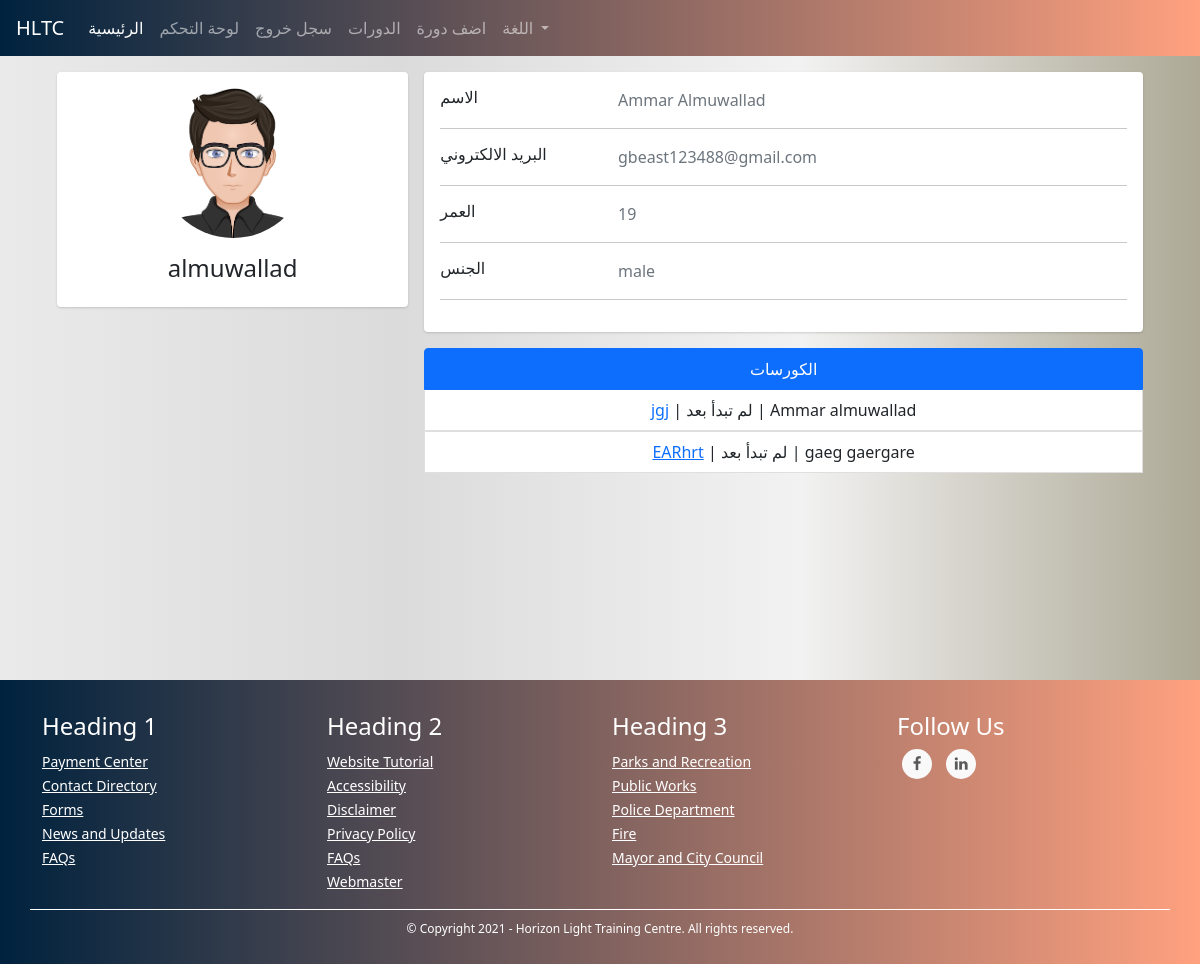
Screenshot of /admins/user/2 (signed in) with the database file from the repository.
### TUTOR/models.py (models this page shows, shortened)
class UserModel(db.Model, UserMixin):
    id = db.Column(db.Integer, primary_key=True)
    first_name = db.Column(db.String(128), nullable=False)
    last_name = db.Column(db.String(128), nullable=False)
    username = db.Column(db.String(20), unique=True, nullable=False)
    email = db.Column(db.String(256), unique=True, nullable=False)
    password = db.Column(db.String(255), nullable=False)
    user_type = db.Column(db.String(30), nullable=False)
    _gender = db.Column(db.Boolean, nullable=False, default=True)
    email_confirmation_code = db.Column(db.String(5), nullable=True)
    is_confirmed = db.Column(db.Boolean, nullable=False, default=False)
    creation_date = db.Column(db.DateTime, nullable=False, default=datetime.utcnow)
    admin_data_model = db.relationship('AdminDataModel', backref='user', uselist=False)
    tutor_data_model = db.relationship('TutorDataModel', backref='user', uselist=False)
    student_data_model = db.relationship('StudentDataModel', backref='user', uselist=False)
    @property
    def full_name(self):
        return self.first_name + " " + self.last_name
    @property
    def gender(self):
        return "male" if self._gender else "female"

class StudentDataModel(db.Model):
    id = db.Column(db.Integer, primary_key=True)
    date_of_birth = db.Column(db.DateTime, nullable=False)
    user_id = db.Column(db.Integer, db.ForeignKey('user_model.id'))
    courses = db.relationship('CourseModel', secondary=courses, lazy='subquery',
        backref=db.backref('students', lazy=True))
    @property
    def age(self):
        return int((datetime.date(datetime.utcnow()) - datetime.date(self.date_of_birth)).days / 365)

class CourseModel(db.Model):
    id = db.Column(db.Integer, primary_key=True)
    name = db.Column(db.String(130), nullable=False)
    description = db.Column(db.String(1000), nullable=False)
    subject = db.Column(db.String(), nullable=False)
    price = db.Column(db.Integer, nullable=False)
    min_students = db.Column(db.Integer, nullable=False)
    max_students = db.Column(db.Integer, nullable=False)
    currency = db.Column(db.String(3), nullable=False)
    began = db.Column(db.Boolean, nullable=False, default=False)
    ended = db.Column(db.Boolean, nullable=False, default=False)
    course_type = db.Column(db.Integer, nullable=False) # 1 for start when min number # 2 for start with min and date
    _period = db.Column(db.Integer, nullable=True) # days
    _start_date = db.Column(db.DateTime, nullable=True)
    _end_date = db.Column(db.DateTime, nullable=True)
    links = db.Column(db.String(), nullable=False) # {"zoom": "link", ....}
    weekly_time_table_json  = db.Column(db.String(1000), nullable=False) # {"saturday": {"from": ..., "to": ...}, ...}
    _state = db.Column(db.String(), nullable=False, default=json.dumps({"state_code": 1, "state_string": "لم تبدأ بعد", "allowed_actions": ["join", "view", "start", "cancel"]})) # {"state_code": 2, "state_string": "قائم", "allowed_actions": ["view", "end"]} {"state_code": 3, "state_string": "انتهى", "allowed_actions": ["delete"]} {"state_code": 4, "state_string": "ملغي", "allowed_actions": ["delete"]}
    number_of_students_paid = db.Column(db.Integer, nullable=False, default=0)
    have_sent_first_payment_emails = db.Column(db.Boolean, nullable=False, default=False)
    created_by_admin = db.Column(db.Boolean, nullable=False)
    creation_date = db.Column(db.DateTime, nullable=False, default=datetime.utcnow)
    payment_model = db.relationship('PaymentModel', backref='course', uselist=False)
    tutor_data_model_id = db.Column(db.Integer, db.ForeignKey('tutor_data_model.id'),
        nullable=False)
    @property
    def state(self): # hold the course's state for example (is it runnung or hasn't began yet...) this helps with determaning what to do with the couse next for example (if it's running we should look into if it should end)
        return json.loads(self._state)
    def start(self):
        self.began = True
        self._state = json.dumps({"state_code": 2, "state_string": "قائم", "allowed_actions": ["view", "end"]})
        if self.course_type == 1:
            now = datetime.date(datetime.utcnow())
            self._start_date = now
            self._end_date = now + timedelta(days=self.period)
        db.session.commit()
        for sdm in self.students: # the paymetn is when a student joins not when the course begins bcz the course wont begin if students didn't pay
            send_student_course_start_email(sdm.user, self)
        send_tutor_course_start_email(self.tutor.user, self)
        return True
    def end(self):
        self.ended = True
        self._state = json.dumps({"state_code": 3, "state_string": "انتهى", "allowed_actions": ["delete"]})
        db.session.commit()
        for sdm in self.students:
            send_student_course_ended_email(sdm.user, self)
        send_tutor_course_ended_email(self.tutor.user, self)
        return True
    def cancel(self):
        self._state = json.dumps({"state_code": 4, "state_string": "ملغي", "allowed_actions": ["delete"]})
        db.session.commit()
        self.payment_model.refund_all()
        for sdm in self.students:
            send_student_course_canceled_email(sdm.user, self)
        send_tutor_course_canceled_email(self.tutor.user, self)

### TUTOR/ADMINISTRATION/routes.py (the view)
@admins_blueprint.route("/admins/user/<user_id>", methods=["GET"])
@login_required(ADMIN_TYPES)
def user_detailed_view(user_id): # admin only
    user = UserModel.query.get(user_id)
    user_type = user.user_type
    if user_type == "tutor":
        return render_template("admins/users/new_tutor.html", user=user)
    elif user_type == "student":
        return render_template("admins/users/new_student.html", user=user)
    elif user_type in ADMIN_TYPES:
        return render_template("admins/users/new_admin.html", user=user)

### TUTOR/templates/admins/users/new_student.html (shortened to what this page needs)
{% extends "template.html" %}
{% block content %}
<link rel="stylesheet" href="{{ url_for('static', filename='css/students/profile.css') }}">
<div class="container">
    <div class="main-body">
      <div class="row justify-content-center">
        <div class="col-sm-7 my-col">
        </div>
    </div>
          <div class="row gutters-sm">
            <div class="col-md-4 mb-3">
              <div class="card">
                <div class="card-body">
                  <div class="d-flex flex-column align-items-center text-center">
                    {% if user._gender  %}
                    <img src="{{ url_for('static', filename='images/male_student.png') }}" alt="Admin" class="rounded-circle" width="150">
                    {% else %}
                    <img src="{{ url_for('static', filename='images/female_student.png') }}" alt="Admin" class="rounded-circle" width="150">
                    {% endif %}
                    <div class="mt-3">
                      <h4>{{ user.username }}</h4>
                    </div>
                  </div>
                </div>
              </div>
            </div>
            <div class="col-md-8">
              <div class="card mb-3">
                <div class="card-body">
                  <div class="row">
                    <div class="col-sm-3">
                      <h6 class="mb-0">الاسم</h6>
                    </div>
                    <div class="col-sm-9 text-secondary">
                      {{ user.full_name }}
                    </div>
                  </div>
                  <hr>
                  <div class="row">
                    <div class="col-sm-3">
                      <h6 class="mb-0">البريد الالكتروني</h6>
                    </div>
                    <div class="col-sm-9 text-secondary">
                      {{ user.email }}
                    </div>
                  </div>
                  <hr>
                  <div class="row">
                    <div class="col-sm-3">
                      <h6 class="mb-0">العمر</h6>
                    </div>
                    <div class="col-sm-9 text-secondary">
                      {{ user.student_data_model.age }}
                    </div>
                  </div>
                  <hr>
                  <div class="row">
                    <div class="col-sm-3">
                      <h6 class="mb-0">الجنس</h6>
                    </div>
                    <div class="col-sm-9 text-secondary">
                      {{ user.gender }}
                    </div>
                  </div>
                  <hr>
                </div>
              </div>
            <div class="row gutters-sm">
                <div class="col-sm-12 mb-6">
                    <ul class="list-group">
                        <li class="list-group-item active" aria-current="true"><center>الكورسات</center></li>
                        {% for course in user.student_data_model.courses %}
                        <center><li class="list-group-item"><a href="{{ url_for('courses_blueprint.course', course_id=course.id) }}">{{ course.name }}</a> | {{ course.state.state_string }} | {{ course.tutor.user.full_name }}</li></center>
                        {% endfor %}
                      </ul>
                </div>
              </div>
            </div>
          </div>
        </div>
    </div>
    <br><br><br><br><br><br><br><br>
{% endblock %}

### TUTOR/templates/template.html (shortened to what this page needs)
<!DOCTYPE html>
<html lang="en">
<head>
    <link rel="stylesheet" href="https://maxcdn.bootstrapcdn.com/bootstrap/4.0.0/css/bootstrap.min.css">
    <link href="https://cdn.jsdelivr.net/npm/bootstrap@5.0.0-beta1/dist/css/bootstrap.min.css" rel="stylesheet">
    <link href="https://maxcdn.bootstrapcdn.com/font-awesome/4.7.0/css/font-awesome.min.css" rel="stylesheet" >
    <link rel="stylesheet" href="{{ url_for('static', filename='css/footer.css') }}">
    <link rel="stylesheet" href="{{ url_for('static', filename='css/snippets/navbar.css') }}">
    <link rel="stylesheet" href="{{ url_for('static', filename='css/global.css') }}">
    <link rel="stylesheet" href="https://cdn.jsdelivr.net/npm/bootstrap-icons@1.3.0/font/bootstrap-icons.css">
</head>
<body>
    {% if current_user.is_authenticated %}
        {% if current_user.user_type == "tutor" %}
            {% include "snippets/tutors/header.html" %}
        {% elif current_user.user_type == "student" %}
            {% include "snippets/students/header.html" %}
        {% elif current_user.user_type in admin_types %}
            {% include "snippets/admins/header.html" %}
        {% endif %}
    {% else %}
        {% include "snippets/header.html" %}
    {% endif %}
    {% block content %}
    {% endblock %}
  {% include "snippets/footer.html" %}
</body>
</html>

### TUTOR/templates/snippets/admins/header.html (shortened to what this page needs)
<nav class="navbar navbar-expand-lg navbar-dark my-navbar">
    <a class="navbar-brand" href="#">HLTC</a>
    <div class="collapse navbar-collapse" id="navbarNav">
      <ul class="navbar-nav">
        <li class="nav-item active">
            <a class="nav-link" href="{{ url_for('main_blueprint.home') }}">الرئيسية</a>
          </li>
          <li class="nav-item">
            <a class="nav-link" href="{{ url_for('admins_blueprint.control_panel') }}">لوحة التحكم</a>
          </li>
        <li class="nav-item">
            <a class="nav-link" href="{{ url_for('users_blueprint.logout') }}">سجل خروج</a>
          </li>
        <li class="nav-item">
            <a class="nav-link" href="{{ url_for('courses_blueprint.courses') }}">الدورات</a>
        </li>
        <li class="nav-item">
            <a class="nav-link" href="{{ url_for('admins_blueprint.add_course') }}">اضف دورة</a>
        </li>
        {% include "snippets/language_select_bootstrap.html" %}
      </ul>
    </div>
  </nav>

### TUTOR/templates/snippets/language_select_bootstrap.html (shortened to what this page needs)
<li class="nav-item dropdown">
    <a class="nav-link dropdown-toggle" href="#" id="navbarDropdown" role="button" data-toggle="dropdown" aria-haspopup="true" aria-expanded="false">
      اللغة
    </a>
  </li>

### TUTOR/templates/snippets/footer.html (shortened to what this page needs)
<link rel="stylesheet" href="{{ url_for('static', filename='css/footer.css') }}">
<footer class="mainfooter" role="contentinfo">
    <div class="footer-middle">
    <div class="container">
      <div class="row">
        <div class="col-md-3 col-sm-6">
          <div class="footer-pad">
            <h4>Heading 1</h4>
            <ul class="list-unstyled">
              <li><a href="#">Payment Center</a></li>
              <li><a href="#">Contact Directory</a></li>
              <li><a href="#">Forms</a></li>
              <li><a href="#">News and Updates</a></li>
              <li><a href="#">FAQs</a></li>
            </ul>
          </div>
        </div>
        <div class="col-md-3 col-sm-6">
          <div class="footer-pad">
            <h4>Heading 2</h4>
            <ul class="list-unstyled">
              <li><a href="#">Website Tutorial</a></li>
              <li><a href="#">Accessibility</a></li>
              <li><a href="#">Disclaimer</a></li>
              <li><a href="#">Privacy Policy</a></li>
              <li><a href="#">FAQs</a></li>
              <li><a href="#">Webmaster</a></li>
            </ul>
          </div>
        </div>
        <div class="col-md-3 col-sm-6">
          <div class="footer-pad">
            <h4>Heading 3</h4>
            <ul class="list-unstyled">
              <li><a href="#">Parks and Recreation</a></li>
              <li><a href="#">Public Works</a></li>
              <li><a href="#">Police Department</a></li>
              <li><a href="#">Fire</a></li>
              <li><a href="#">Mayor and City Council</a></li>
            </ul>
          </div>
        </div>
          <div class="col-md-3">
              <h4>Follow Us</h4>
              <ul class="social-network social-circle">
               <li><a href="#" class="icoFacebook" title="Facebook"><i class="fa fa-facebook"></i></a></li>
               <li><a href="#" class="icoLinkedin" title="Linkedin"><i class="fa fa-linkedin"></i></a></li>
              </ul>
          </div>
      </div>
      <div class="row">
          <div class="col-md-12 copy">
              <p class="text-center">&copy; Copyright 2021 - Horizon Light Training Centre.  All rights reserved.</p>
          </div>
      </div>
    </div>
    </div>
  </footer>

### rows the page displays
UserModel: username "almuwallad", full_name "Ammar Almuwallad", email "gbeast123488@gmail.com", gender "male"
StudentDataModel: student_data_model.age "19"
CourseModel: name "jgj", state.state_string "لم تبدأ بعد", tutor.user.full_name "Ammar almuwallad"
CourseModel: name "EARhrt", state.state_string "لم تبدأ بعد", tutor.user.full_name "gaeg gaergare"
